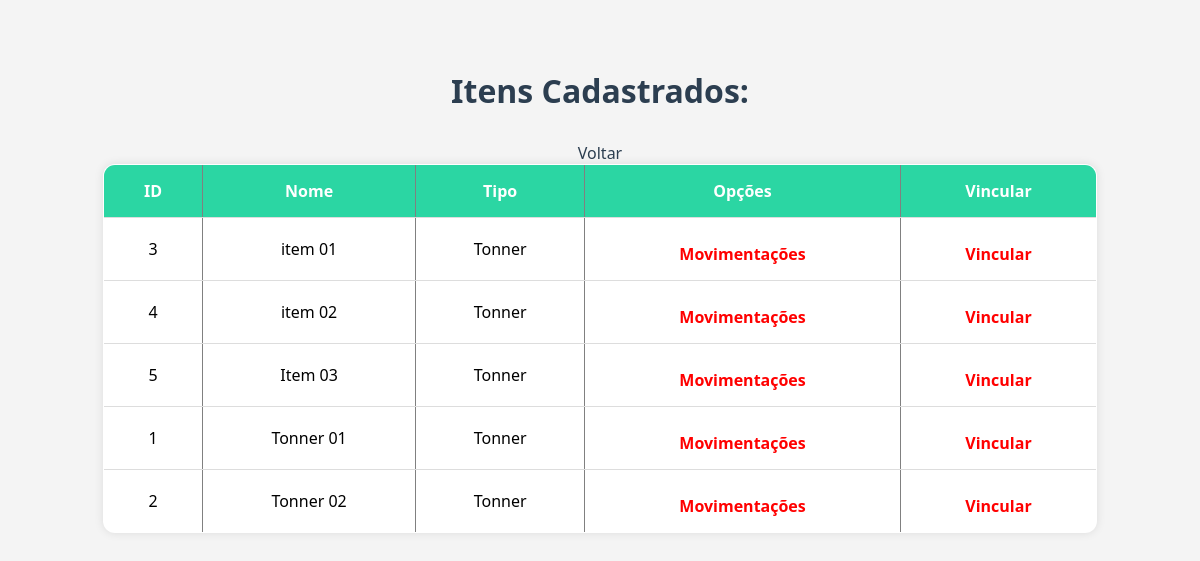
The page /dashboard/telainicial/ControleMaterial/Itens/Estoque/Itens/listaItens.php (signed in) on the database as committed earlier.
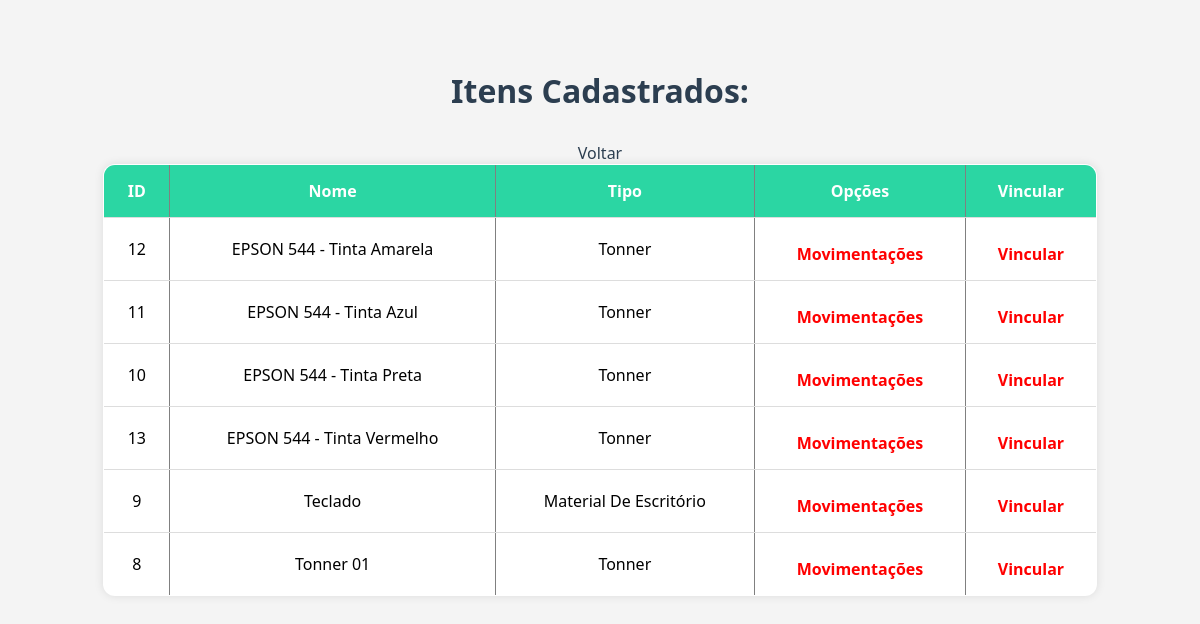
The same page on the database as committed later.
### tables this page shows
CREATE TABLE `itens` (
  `id` int(11) NOT NULL,
  `nome` varchar(100) NOT NULL,
  `tipo` varchar(50) NOT NULL
);

### php/Conexao.php (called while the page is built, shortened)
<?php
    class Conexao{
        private $dbname = "glpi_teste";
        private $user = "root";
        private $password ="";
        private $host = "localhost";
        public function __construct() {
            try {
                $this->conn = new PDO("mysql:host=$this->host;dbname=$this->dbname", $this->user, $this->password);
            } catch (PDOException $e) {
                echo "Erro de conexão: " . $e->getMessage();
            }
        }
    }
?>

### php/Itens.php (called while the page is built, shortened)
<?php
require_once 'Conexao.php';
class Itens extends Conexao {
    public function listarItens() {
        $sql = "SELECT * FROM itens ORDER by nome";
        $stmt = $this->conn->prepare($sql);
        $stmt->execute();
        $resultados = $stmt->fetchAll(PDO::FETCH_ASSOC);
             return $resultados;
        }
    }
?>

### dashboard/telainicial/ControleMaterial/Itens/Estoque/Itens/listaItens.php (the view, shortened to what this page needs)
<?php
require_once '..\..\..\..\..\..\php\Itens.php';
$item = new Itens();
$itens = $item->listarItens();
?>
<!DOCTYPE html>
<html lang="pt-br">
<head>
    <link rel="stylesheet" href="/gerenciadorti/css/listaUsuarios.css">
</head>
<body>
    <h1>Itens Cadastrados:</h1>
    <a href="..\estoque.php">Voltar</a>
    <table border="1">
        <tr>
            <th>ID</th>
            <th>Nome</th>
            <th>Tipo</th>
            <th>Opções  </th>
            <th>Vincular</th>
        </tr>
        <?php foreach ($itens as $item) { ?>
            <tr>
                <td><?php echo $item['id']; ?></td>
                <td><?php echo $item['nome']; ?></td>
                <td><?php echo $item['tipo']; ?></td>
                <td><a href="movimentacoesItens.php?id=<?= $item['id']; ?>">Movimentações</a></td>
                <td><a href="vincularItem.php?id=<?= $item['id']; ?>&nome=<?=urlencode($item['nome']);?>">Vincular</a></td>
            </tr>
        <?php } ?>
    </table>
</body>
</html>

Rows that differ between the two databases and show on the page:
removed itens: id "3", nome "item 01", tipo "Tonner"
removed itens: id "4", nome "item 02", tipo "Tonner"
removed itens: id "5", nome "Item 03", tipo "Tonner"
removed itens: id "1", nome "Tonner 01", tipo "Tonner"
removed itens: id "2", nome "Tonner 02", tipo "Tonner"
added itens: id "12", nome "EPSON 544 - Tinta Amarela", tipo "Tonner"
added itens: id "11", nome "EPSON 544 - Tinta Azul", tipo "Tonner"
added itens: id "10", nome "EPSON 544 - Tinta Preta", tipo "Tonner"
added itens: id "13", nome "EPSON 544 - Tinta Vermelho", tipo "Tonner"
added itens: id "9", nome "Teclado", tipo "Material De Escritório"
added itens: id "8", nome "Tonner 01", tipo "Tonner"
